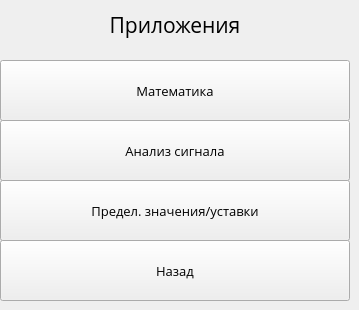
   <widget class="QWidget" name="Prilogenia">
    <widget class="QLabel" name="label_67">
     <property name="geometry">
      <rect>
       <x>0</x>
       <y>0</y>
       <width>350</width>
       <height>50</height>
      </rect>
     </property>
     <property name="font">
      <font>
       <family>Open Sans</family>
       <pointsize>16</pointsize>
      </font>
     </property>
     <property name="text">
      <string>Приложения</string>
     </property>
     <property name="alignment">
      <set>Qt::AlignCenter</set>
     </property>
    </widget>
    <widget class="QPushButton" name="pushButton_37">
     <property name="geometry">
      <rect>
       <x>0</x>
       <y>60</y>
       <width>350</width>
       <height>61</height>
      </rect>
     </property>
     <property name="font">
      <font>
       <family>Open Sans</family>
       <pointsize>10</pointsize>
      </font>
     </property>
     <property name="text">
      <string>Математика</string>
     </property>
    </widget>
    <widget class="QPushButton" name="pushButton_38">
     <property name="geometry">
      <rect>
       <x>0</x>
       <y>180</y>
       <width>350</width>
       <height>61</height>
      </rect>
     </property>
     <property name="font">
      <font>
       <family>Open Sans</family>
       <pointsize>10</pointsize>
      </font>
     </property>
     <property name="text">
      <string>Предел. значения/уставки</string>
     </property>
    </widget>
    <widget class="QPushButton" name="pushButton_40">
     <property name="geometry">
      <rect>
       <x>0</x>
       <y>120</y>
       <width>350</width>
       <height>61</height>
      </rect>
     </property>
     <property name="font">
      <font>
       <family>Open Sans</family>
       <pointsize>10</pointsize>
      </font>
     </property>
     <property name="text">
      <string>Анализ сигнала</string>
     </property>
    </widget>
    <widget class="QPushButton" name="pushButton_39">
     <property name="geometry">
      <rect>
       <x>0</x>
       <y>240</y>
       <width>350</width>
       <height>61</height>
      </rect>
     </property>
     <property name="font">
      <font>
       <family>Open Sans</family>
       <pointsize>10</pointsize>
      </font>
     </property>
     <property name="text">
      <string>Назад</string>
     </property>
    </widget>
   </widget>
